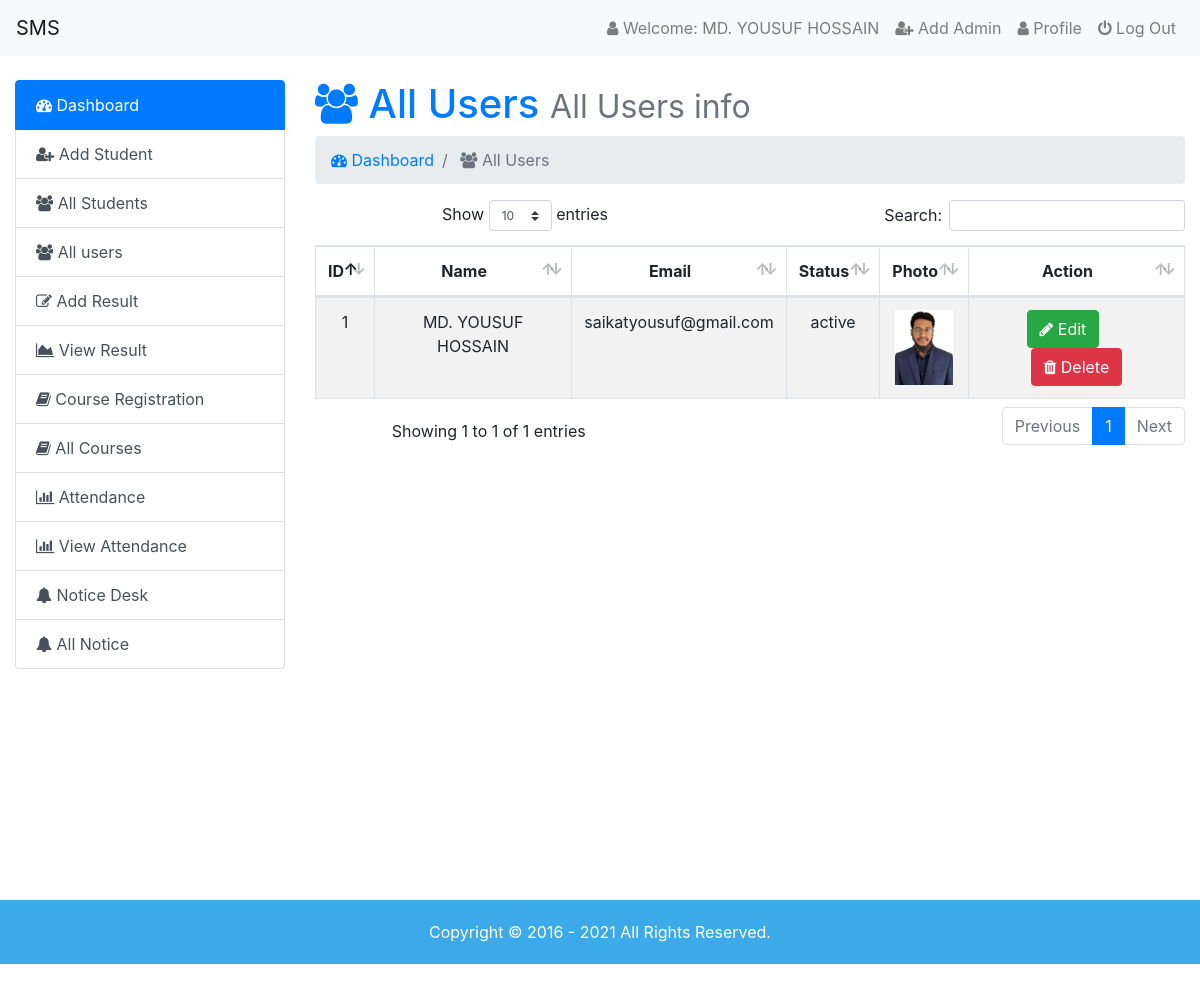
/admin/index.php?page=alluser (signed in), run on the app's committed database.
### tables this page shows
CREATE TABLE `user` (
  `id` int(5) NOT NULL,
  `name` varchar(100) NOT NULL,
  `email` varchar(50) NOT NULL,
  `username` varchar(50) NOT NULL,
  `password` varchar(100) NOT NULL,
  `photo` varchar(50) NOT NULL,
  `status` varchar(10) NOT NULL
);

### admin/alluser.php (the view, shortened to what this page needs)
<h1 class="text-primary"> <i class="fa fa-users"></i> All Users <small class="text-muted"> All Users info</small></h1>
<nav aria-label="breadcrumb">
	<ol class="breadcrumb">
    <li class="breadcrumb-item active" aria-current="page"> <a href="index.php?page=dashboard"><i class="fa fa-dashboard"></i> Dashboard</a> </li>
		<li class="breadcrumb-item active" aria-current="page"> <i class="fa fa-users"></i> All Users</li>
	</ol>
</nav>
<div class="table-responsive text-center">
	<table id="data" class="table table-bordered table-hover table-striped">
	<thead>
		<tr>
			<th>ID</th>
			<th>Name</th>
			<th>Email</th>
			<th>Status</th>
			<th>Photo</th>
      <th>Action</th>
		</tr>
	</thead>
	<tbody>
		<?php
			$dbshow=mysqli_query($link,"SELECT * FROM `user` ;");
			while ($row=mysqli_fetch_assoc($dbshow)) {?>
		<tr>
			<td><?php echo $row['id']; ?></td>
			<td><?php echo ucwords($row['name']); ?></td>
			<td><?php echo $row['email']; ?></td>
			<td><?php echo $row['status']; ?></td>
			<td> <img style="height: 75px;" src="images/<?php echo $row['photo']; ?>" alt=""> </td>
      <td>
        <a href="index.php?page=updateuser&id=<?php echo base64_encode($row['id']); ?>" class="btn btn-xs btn-success"><i class="fa fa-pencil"></i> Edit</a>
        <a href="deleteuser.php?id=<?php echo base64_encode($row['id']); ?>" class="btn btn-xs btn-danger"><i class="fa fa-trash"></i> Delete</a>
      </td>
		</tr>
		<?php
			}
		 ?>
	</tbody>
</table>
</div>

### admin/index.php (shortened to what this page needs)
<?php
require_once'dbcon.php';
	$admin=$_SESSION['user_login'];
	$query=mysqli_query($link,"SELECT * FROM `user` WHERE `username`='$admin';");
	$result=mysqli_fetch_assoc($query);
 ?>
<!DOCTYPE html>
<html>
<head>
	<link rel="stylesheet" href="../css/bootstrap.min.css">
	<link rel="stylesheet" type="text/css" href="../css/style.css">
	<link rel="stylesheet" href="../css/font-awesome.min.css">
	<link rel="stylesheet" href="../css/dataTables.bootstrap4.min.css">
</head>
	<body>
		<nav class="navbar navbar-expand-lg navbar-light bg-light">
		  <a class="navbar-brand" href="index.php?page=dashboard">SMS</a>
		  <div class="collapse navbar-collapse" id="navbarSupportedContent">
		    <ul class="navbar-nav ml-auto">
		      <li class="nav-item">
		        <a class="nav-link" href="index.php?page=dashboard"><i class="fa fa-user"></i> Welcome: <?php echo $result['name']; ?></a>
		      </li>
					<li class="nav-item">
		        <a class="nav-link" href="register.php"><i class="fa fa-user-plus"></i> Add Admin</a>
		      </li>
					<li class="nav-item">
		        <a class="nav-link" href="index.php?page=userprofile"><i class="fa fa-user"></i> Profile</a>
		      </li>
					<li class="nav-item">
		        <a class="nav-link" href="logout.php"><i class="fa fa-power-off"></i> Log Out</a>
		      </li>
		    </ul>
		  </div>
		</nav>
		<div class="container-fluid mt-4">
			<div class="row">
				<div class="col-sm-3">
					<div class="list-group">
					  <a href="index.php?page=dashboard" class="list-group-item list-group-item-action active">
							<i class="fa fa-dashboard"></i>
						     Dashboard
					  </a>
					  <a href="index.php?page=addstudent" class="list-group-item list-group-item-action"><i class="fa fa-user-plus"></i> Add Student</a>
					  <a href="index.php?page=allstudent" class="list-group-item list-group-item-action"><i class="fa fa-users"></i> All Students</a>
					  <a href="index.php?page=alluser" class="list-group-item list-group-item-action "><i class="fa fa-users"></i> All users</a>
						<a href="index.php?page=addresult" class="list-group-item list-group-item-action "><i class="fa fa-edit"></i> Add Result</a>
						<a href="index.php?page=viewresult" class="list-group-item list-group-item-action "><i class="fa fa-area-chart"></i> View Result</a>
						<a href="index.php?page=courseregistration" class="list-group-item list-group-item-action "><i class="fa fa-book"></i> Course Registration</a>
						<a href="index.php?page=allcourse" class="list-group-item list-group-item-action "><i class="fa fa-book"></i> All Courses</a>
						<a href="index.php?page=attendance" class="list-group-item list-group-item-action "><i class="fa fa-bar-chart"></i> Attendance</a>
						<a href="index.php?page=attendancebydate" class="list-group-item list-group-item-action "><i class="fa fa-bar-chart"></i> View Attendance</a>
						<a href="index.php?page=notice" class="list-group-item list-group-item-action "><i class="fa fa-bell"></i> Notice Desk</a>
						<a href="index.php?page=viewnotice" class="list-group-item list-group-item-action "><i class="fa fa-bell"></i> All Notice</a>
					</div>
				</div>
				<div class="col-sm-9">
					<div class="content">
						<?php
						if (isset($_GET['page'])) {
							$page=$_GET['page'].'.php';
						}else{
							$page="dashboard.php";
						}
						if (file_exists($page)) {
							require_once $page;
						}else {
							require_once '404.php';
						}
						 ?>
					</div>
				</div>
			</div>
		</div>
		<footer class="footer-area">
			<p>Copyright &copy; 2016 - <?= date('Y') ?> All Rights Reserved.</p>
		</footer>
	</body>
</html>

### css/style.css (style rules this page uses)
.footer-area { background: #3CA9E8; text-align: center; color: white; }
.footer-area p { margin: 20px auto; padding: 20px 0; }
.content { min-height: 800px; }

### data on the page
user: name "MD. YOUSUF HOSSAIN", id "1", email "saikatyousuf@gmail.com", status "active", photo (picture)
